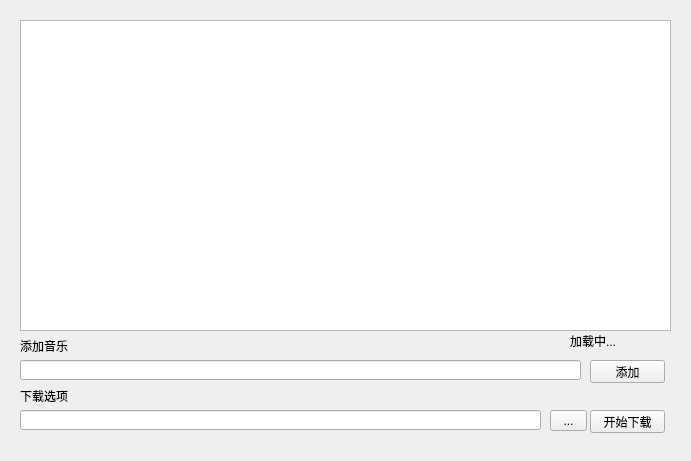
<?xml version="1.0" encoding="UTF-8"?>
<ui version="4.0">
 <class>MainWindow</class>
 <widget class="QMainWindow" name="MainWindow">
  <property name="geometry">
   <rect>
    <x>0</x>
    <y>0</y>
    <width>691</width>
    <height>461</height>
   </rect>
  </property>
  <property name="windowTitle">
   <string>MainWindow</string>
  </property>
  <widget class="QWidget" name="centralwidget">
   <widget class="QTableWidget" name="tableWidget">
    <property name="geometry">
     <rect>
      <x>20</x>
      <y>20</y>
      <width>651</width>
      <height>311</height>
     </rect>
    </property>
   </widget>
   <widget class="QLineEdit" name="lineEdit">
    <property name="geometry">
     <rect>
      <x>20</x>
      <y>360</y>
      <width>561</width>
      <height>20</height>
     </rect>
    </property>
   </widget>
   <widget class="QLineEdit" name="lineEdit_2">
    <property name="geometry">
     <rect>
      <x>20</x>
      <y>410</y>
      <width>521</width>
      <height>20</height>
     </rect>
    </property>
   </widget>
   <widget class="QPushButton" name="pushButton">
    <property name="geometry">
     <rect>
      <x>590</x>
      <y>360</y>
      <width>75</width>
      <height>23</height>
     </rect>
    </property>
    <property name="text">
     <string>添加</string>
    </property>
   </widget>
   <widget class="QPushButton" name="pushButton_2">
    <property name="geometry">
     <rect>
      <x>590</x>
      <y>410</y>
      <width>75</width>
      <height>23</height>
     </rect>
    </property>
    <property name="text">
     <string>开始下载</string>
    </property>
   </widget>
   <widget class="QToolButton" name="toolButton">
    <property name="geometry">
     <rect>
      <x>550</x>
      <y>410</y>
      <width>37</width>
      <height>21</height>
     </rect>
    </property>
    <property name="text">
     <string>...</string>
    </property>
   </widget>
   <widget class="QLabel" name="label">
    <property name="geometry">
     <rect>
      <x>20</x>
      <y>340</y>
      <width>54</width>
      <height>12</height>
     </rect>
    </property>
    <property name="text">
     <string>添加音乐</string>
    </property>
   </widget>
   <widget class="QLabel" name="label_2">
    <property name="geometry">
     <rect>
      <x>20</x>
      <y>390</y>
      <width>54</width>
      <height>12</height>
     </rect>
    </property>
    <property name="text">
     <string>下载选项</string>
    </property>
   </widget>
   <widget class="QLabel" name="label_3">
    <property name="geometry">
     <rect>
      <x>570</x>
      <y>330</y>
      <width>101</width>
      <height>21</height>
     </rect>
    </property>
    <property name="text">
     <string>加载中...</string>
    </property>
   </widget>
  </widget>
 </widget>
 <resources/>
 <connections/>
</ui>
